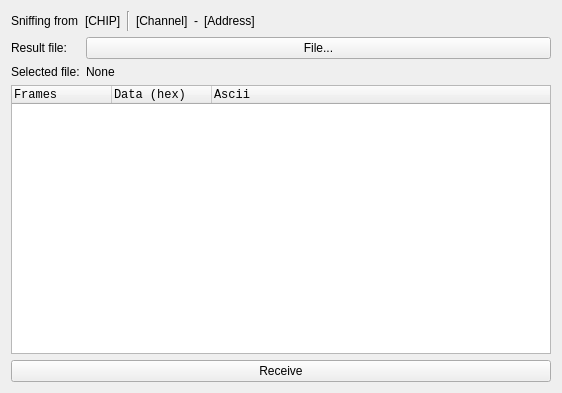
<?xml version="1.0" encoding="UTF-8"?>
<ui version="4.0">
 <class>NrfSniffer</class>
 <widget class="QWidget" name="NrfSniffer">
  <property name="windowModality">
   <enum>Qt::ApplicationModal</enum>
  </property>
  <property name="geometry">
   <rect>
    <x>0</x>
    <y>0</y>
    <width>562</width>
    <height>393</height>
   </rect>
  </property>
  <property name="minimumSize">
   <size>
    <width>5</width>
    <height>0</height>
   </size>
  </property>
  <property name="maximumSize">
   <size>
    <width>16777211</width>
    <height>16777215</height>
   </size>
  </property>
  <property name="windowTitle">
   <string>Hardsploit - Receive</string>
  </property>
  <layout class="QGridLayout" name="gridLayout">
   <item row="0" column="0">
    <layout class="QVBoxLayout" name="vl">
     <item>
      <layout class="QHBoxLayout" name="hl2">
       <item>
        <widget class="QLabel" name="lbl_recv">
         <property name="text">
          <string>Sniffing from</string>
         </property>
        </widget>
       </item>
       <item>
        <widget class="QLabel" name="lbl_chip">
         <property name="text">
          <string>[CHIP]</string>
         </property>
        </widget>
       </item>
       <item>
        <widget class="Line" name="line">
         <property name="orientation">
          <enum>Qt::Vertical</enum>
         </property>
        </widget>
       </item>
       <item>
        <widget class="QLabel" name="lbl_channel">
         <property name="text">
          <string>[Channel]</string>
         </property>
        </widget>
       </item>
       <item>
        <widget class="QLabel" name="lbl_separator">
         <property name="text">
          <string>-</string>
         </property>
        </widget>
       </item>
       <item>
        <widget class="QLabel" name="lbl_address">
         <property name="text">
          <string>[Address]</string>
         </property>
        </widget>
       </item>
       <item>
        <spacer name="hs">
         <property name="orientation">
          <enum>Qt::Horizontal</enum>
         </property>
         <property name="sizeHint" stdset="0">
          <size>
           <width>40</width>
           <height>20</height>
          </size>
         </property>
        </spacer>
       </item>
      </layout>
     </item>
     <item>
      <layout class="QFormLayout" name="formLayout">
       <item row="0" column="0">
        <widget class="QLabel" name="lbl_file">
         <property name="text">
          <string>Result file:</string>
         </property>
        </widget>
       </item>
       <item row="0" column="1">
        <widget class="QPushButton" name="btn_file">
         <property name="text">
          <string>File...</string>
         </property>
        </widget>
       </item>
       <item row="1" column="0">
        <widget class="QLabel" name="lbl_selected">
         <property name="text">
          <string>Selected file:</string>
         </property>
        </widget>
       </item>
       <item row="1" column="1">
        <widget class="QLabel" name="lbl_selected_file">
         <property name="maximumSize">
          <size>
           <width>250</width>
           <height>16777215</height>
          </size>
         </property>
         <property name="text">
          <string>None</string>
         </property>
        </widget>
       </item>
      </layout>
     </item>
     <item>
      <widget class="QTreeWidget" name="tree_recv">
       <property name="font">
        <font>
         <family>Monospace</family>
        </font>
       </property>
       <property name="itemsExpandable">
        <bool>true</bool>
       </property>
       <property name="columnCount">
        <number>3</number>
       </property>
       <column>
        <property name="text">
         <string>Frames</string>
        </property>
        <property name="font">
         <font>
          <family>Monospace</family>
         </font>
        </property>
       </column>
       <column>
        <property name="text">
         <string>Data (hex)</string>
        </property>
        <property name="font">
         <font>
          <family>Monospace</family>
         </font>
        </property>
       </column>
       <column>
        <property name="text">
         <string>Ascii</string>
        </property>
        <property name="font">
         <font>
          <family>Monospace</family>
         </font>
        </property>
       </column>
      </widget>
     </item>
     <item>
      <layout class="QHBoxLayout" name="hl">
       <item>
        <widget class="QPushButton" name="btn_recv">
         <property name="enabled">
          <bool>true</bool>
         </property>
         <property name="text">
          <string>Receive</string>
         </property>
        </widget>
       </item>
      </layout>
     </item>
    </layout>
   </item>
  </layout>
 </widget>
 <resources/>
 <connections>
  <connection>
   <sender>btn_recv</sender>
   <signal>clicked()</signal>
   <receiver>NrfSniffer</receiver>
   <slot>recv()</slot>
   <hints>
    <hint type="sourcelabel">
     <x>111</x>
     <y>209</y>
    </hint>
    <hint type="destinationlabel">
     <x>122</x>
     <y>4</y>
    </hint>
   </hints>
  </connection>
  <connection>
   <sender>btn_file</sender>
   <signal>clicked()</signal>
   <receiver>NrfSniffer</receiver>
   <slot>select_read_file()</slot>
   <hints>
    <hint type="sourcelabel">
     <x>203</x>
     <y>61</y>
    </hint>
    <hint type="destinationlabel">
     <x>85</x>
     <y>0</y>
    </hint>
   </hints>
  </connection>
 </connections>
 <slots>
  <slot>read()</slot>
  <slot>select_read_file()</slot>
 </slots>
</ui>
